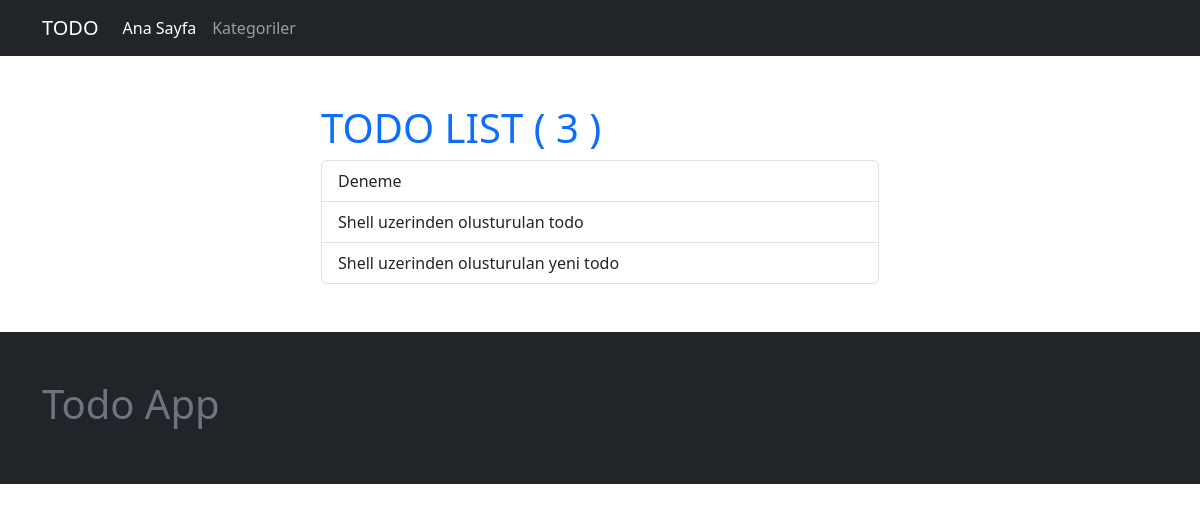
The app's page /, older data.
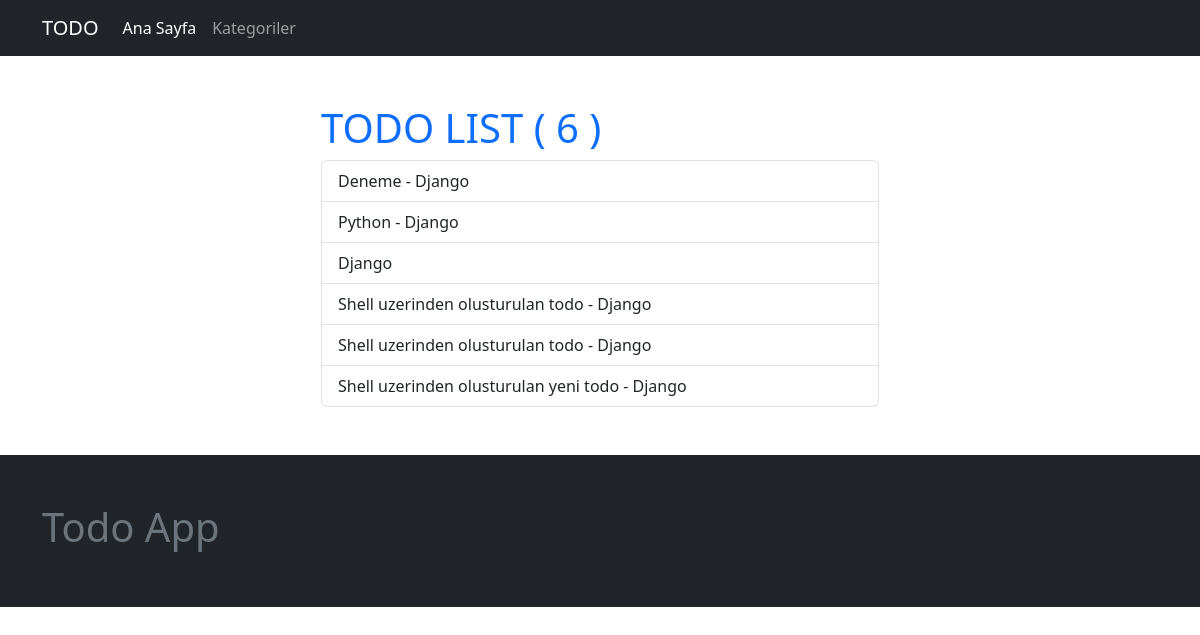
The same page, newer data.
### todo/models.py (models this page shows, shortened)
class Todo(models.Model):
    category = models.ForeignKey(category, on_delete=models.SET_NULL, null=True)
    title = models.CharField(max_length=200)
    content = models.TextField(blank=True, null=True)
    is_active = models.BooleanField(default=False)
    created_at = models.DateTimeField(auto_now_add=True)
    updated_at = models.DateTimeField(auto_now=True)

### todo/views.py (the view)
# urls.py: path('', home_view),
def home_view(request):
    todos = Todo.objects.filter(
        is_active = True,
    )
    context = dict(
        todos = todos
    )
    return render(request, 'todo/todo_list.html', context)

### todo/templates/todo/todo_list.html
{% extends 'core/base.html' %}
{% block container %}
<div class="col-sm-6 offset-sm-3">
    <h1 class="text-primary">TODO LIST ( {{ todos.count }} )</h1>
    <div class="list-group">
        {% for todo in todos %}
        <a href="{% url 'todo_detail' id=todo.pk %}" class="list-group-item list-group-item-action">{{ todo.title }}</a>
        {% endfor %}
    </div>
</div>
{% endblock container %}

Row changes from the older to the newer data that the page shows:
changed Todo: title "Deneme" → "Deneme - Django"
now on this page (row edited): Todo: title "Python - Django"
now on this page (row edited): Todo: title "Django"
now on this page (row edited): Todo: title "Shell uzerinden olusturulan todo - Django"
changed Todo (number 5 of 6 on the later page): title "Shell uzerinden olusturulan todo" → "Shell uzerinden olusturulan todo - Django"
changed Todo: title "Shell uzerinden olusturulan yeni todo" → "Shell uzerinden olusturulan yeni todo - Django"
Text that changed along with them:
{{ todos.count }}: "3" → "6"
